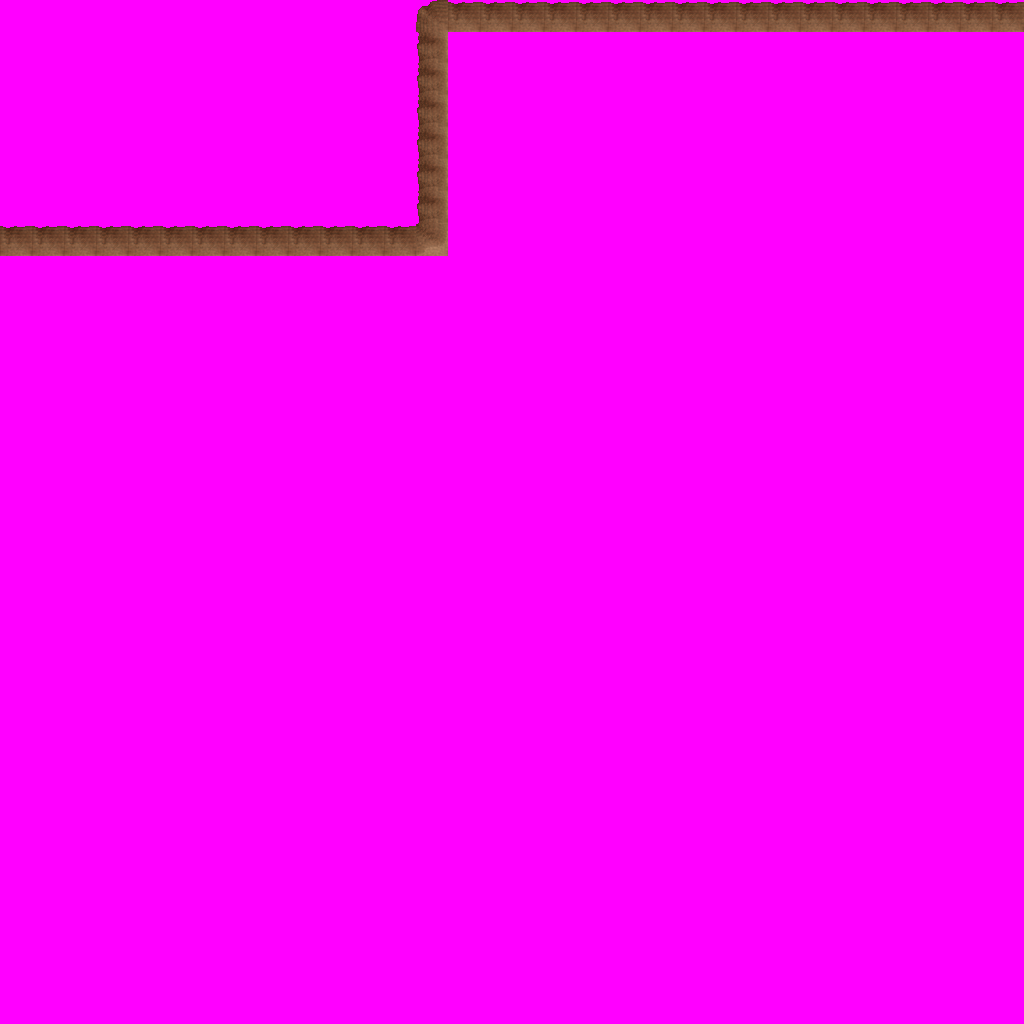

This is a level from a 2D game, rendered from its Tiled map with the project's own tilesets. A one-line summary and the map file follow, with tile-layer data summarised:
An orthogonal 32x32 tile map with 32x32 px tiles, 9 tile layers (Ground, Objects, Above, Walkable, ...), 3 tilesets.

<map version="1.0" orientation="orthogonal" width="32" height="32" tilewidth="32" tileheight="32">
 <tileset firstgid="1" name="ground_brown_2" tilewidth="32" tileheight="32">
  <image source="../drawable/ground_brown_2.png" width="32" height="64" />
 </tileset>
 <tileset firstgid="3" name="building_wall_int_sandstone" tilewidth="32" tileheight="32">
  <image source="../drawable/building_wall_int_sandstone.png" width="96" height="160" />
 </tileset>
 <tileset firstgid="18" name="walkable_sentinel" tilewidth="32" tileheight="32">
  <image source="../drawable/walkable_sentinel.png" width="32" height="32" />
 </tileset>
 <layer name="Ground" width="32" height="32">
  <data>[1024 cells, 1024 non-empty, 2 distinct tile ids]</data>
 </layer>
 <layer name="Objects" width="32" height="32">
  <data>[1024 cells, 0 non-empty, 0 distinct tile ids]</data>
 </layer>
 <layer name="Above" width="32" height="32">
  <data>[1024 cells, 0 non-empty, 0 distinct tile ids]</data>
 </layer>
 <layer name="Walkable" width="32" height="32">
  <data>[1024 cells, 1024 non-empty, 1 distinct tile ids]</data>
 </layer>
 <layer name="Objects_stendhal" width="32" height="32">
  <data>[1024 cells, 39 non-empty, 4 distinct tile ids]</data>
 </layer>
 <layer name="Above_stendhal" width="32" height="32">
  <data>[1024 cells, 0 non-empty, 0 distinct tile ids]</data>
 </layer>
 <layer name="Objects_stendhal2" width="32" height="32">
  <data>[1024 cells, 0 non-empty, 0 distinct tile ids]</data>
 </layer>
 <layer name="Objects_stendhal3" width="32" height="32">
  <data>[1024 cells, 0 non-empty, 0 distinct tile ids]</data>
 </layer>
 <layer name="Above_stendhal2" width="32" height="32">
  <data>[1024 cells, 0 non-empty, 0 distinct tile ids]</data>
 </layer>
 <objectgroup name="Mapevents" width="32" height="32" />
 <objectgroup name="Spawn" width="32" height="32" />
 <objectgroup name="Keys" width="32" height="32" />
 <objectgroup name="Replace" width="32" height="32" />
</map>
